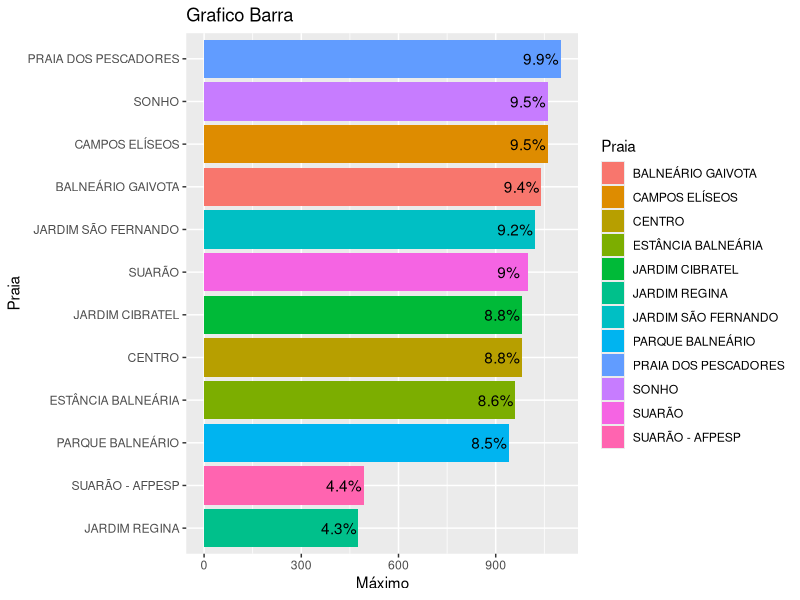

This figure's R source:
setwd("C:\\Users\\Joao\\Documents\\R")

library(readxl)
library(tidyverse)

praias = read_excel('sp_beaches.xlsx') %>%
  filter(City == "ITANHAÉM") %>%
  mutate(Enterococcus = as.numeric(Enterococcus)) %>% 
  group_by(Beach) %>% 
  summarise(
    media = mean(Enterococcus),
    desvioPadrao = sd(Enterococcus),
    minimo = min(Enterococcus),
    maximo = max(Enterococcus),
    mediana = median(Enterococcus),
    Q1 = quantile(Enterococcus, 0.25),
    Q3 = quantile(Enterococcus, 0.75)
  )

g_barras = praias %>%
  ggplot(aes(y = reorder(Beach, maximo), x = maximo, fill = Beach)) +
  geom_bar(stat="identity") +
  geom_text(aes(x = maximo - 60, label = paste0(round(100 * (maximo / sum(maximo)), 1), "%"))) +
  labs(
    title = "Grafico Barra",
    x = "Máximo",
    y = "Praia",
    fill = "Praia"
  )
